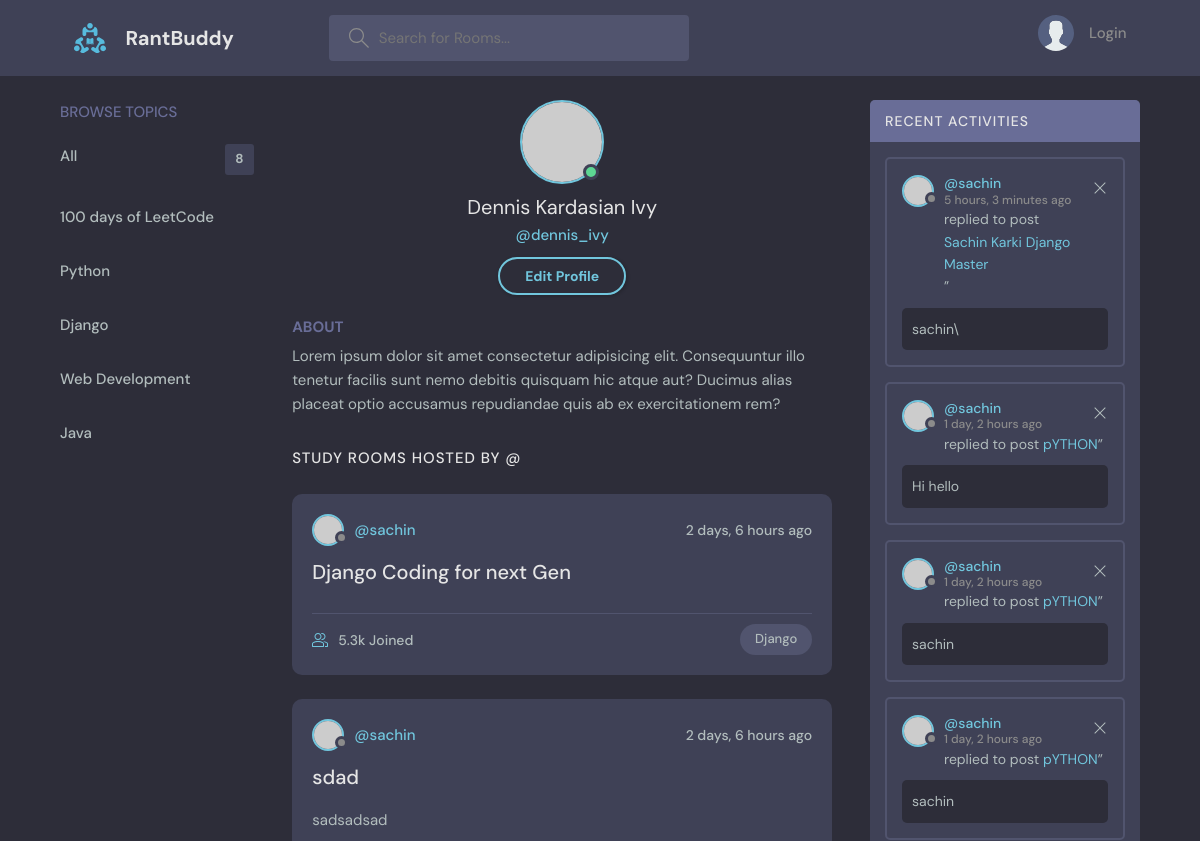
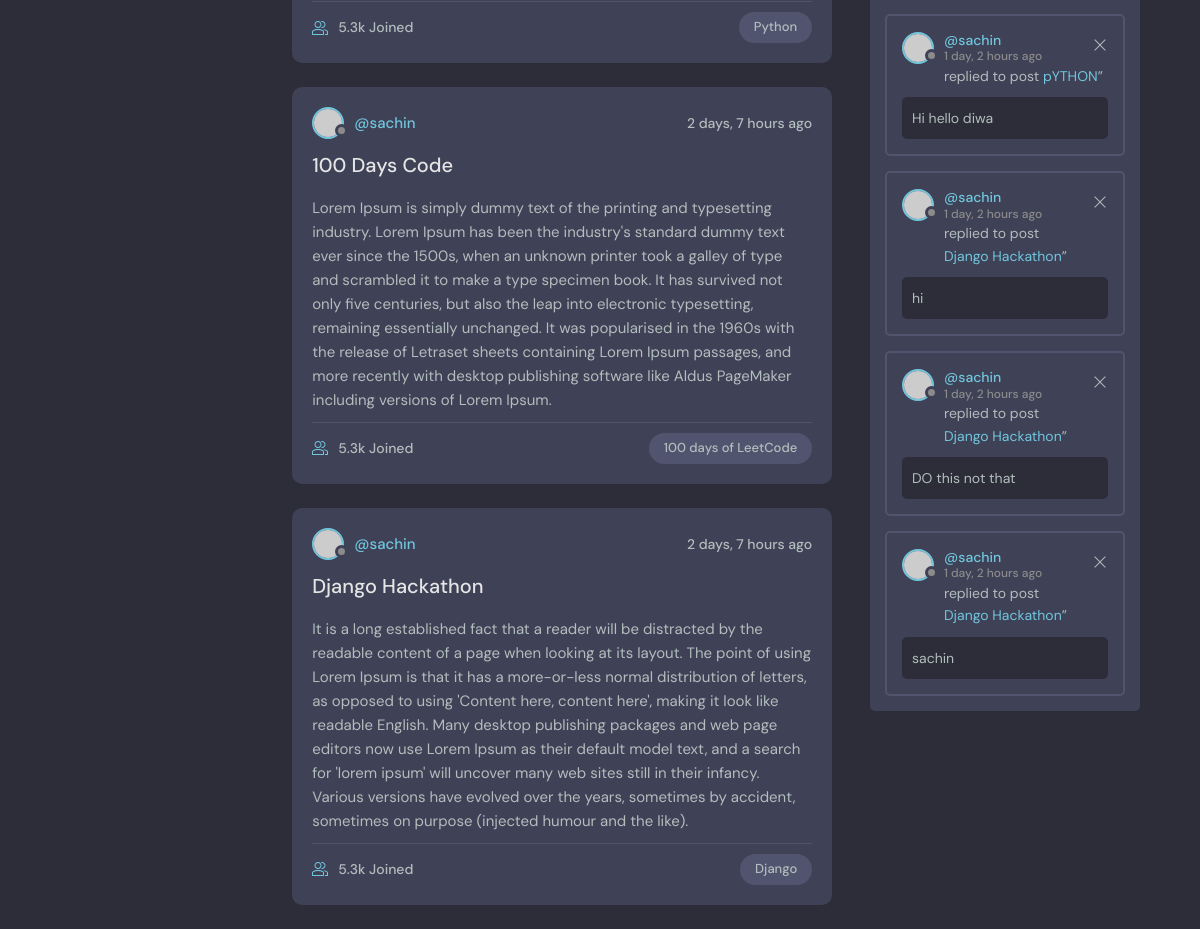
The page /user/1 on the database as committed earlier (2 pictures, top to bottom).
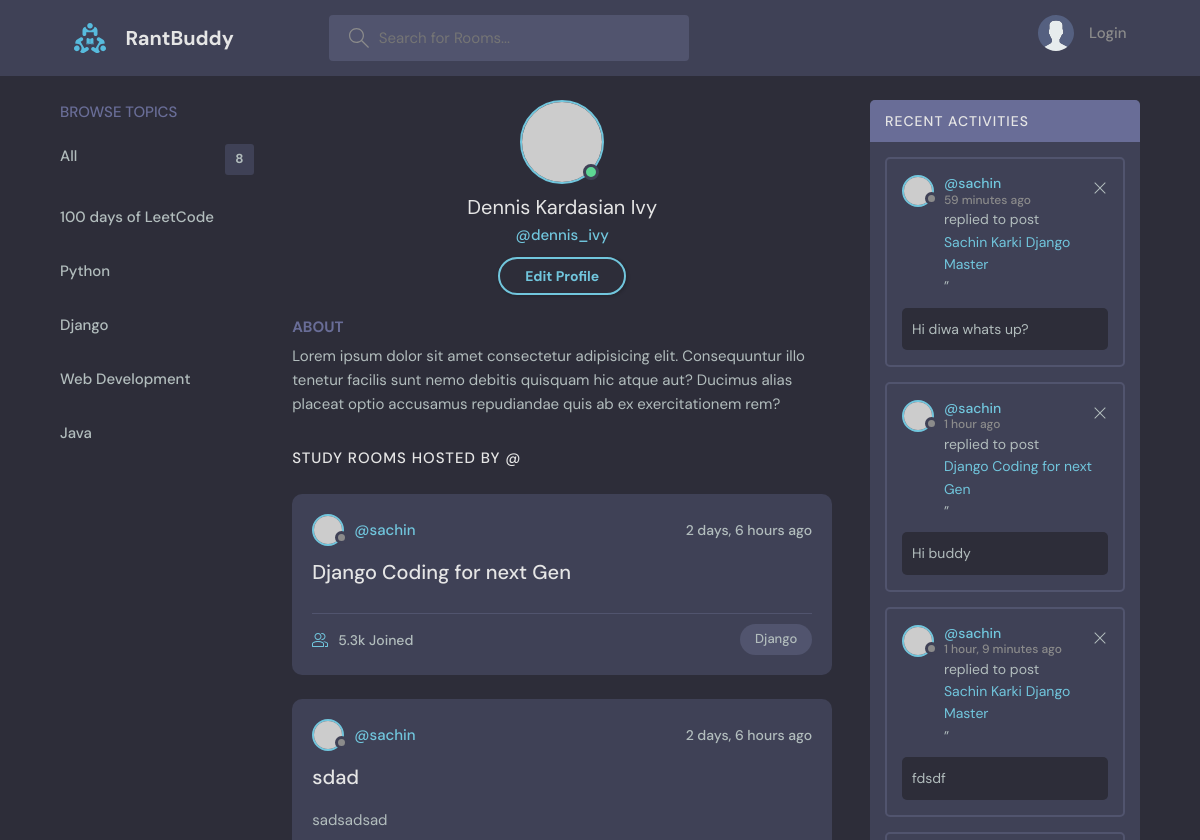
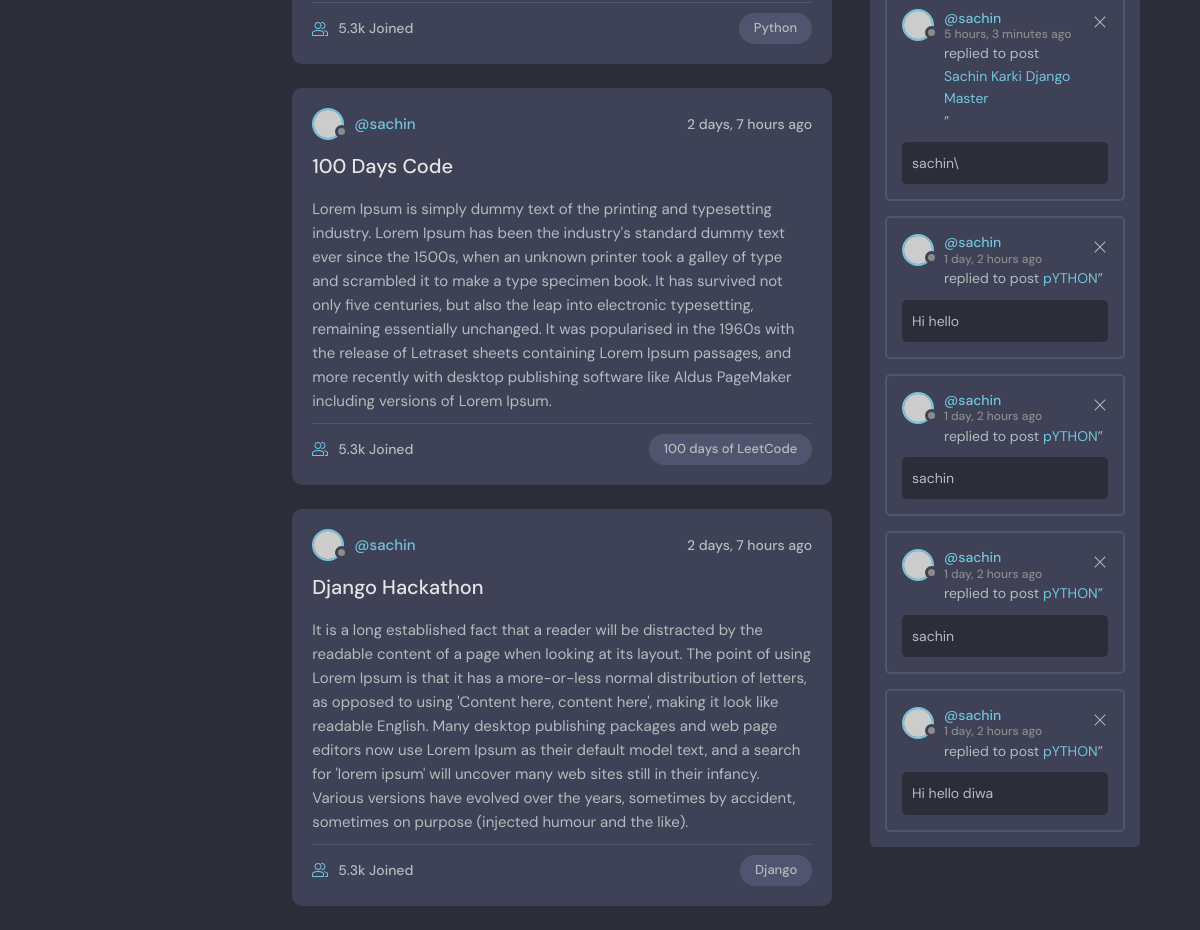
The same page on the database as committed later (2 pictures, top to bottom).
### firstApp/models.py (models this page shows, shortened)
class Topic(models.Model):
    name=models.CharField(max_length=200)
    def __str__(self):
        return self.name

class Room(models.Model):
    host=models.ForeignKey(User,on_delete=models.SET_NULL,null=True)
    topic= models.ForeignKey(Topic,on_delete=models.SET_NULL,null=True)
    name=models.CharField(max_length=200)
    description=models.TextField(null=True,blank=True)
    participants=models.ManyToManyField(User,related_name="participants")
    updated = models.DateTimeField(auto_now=True)
    created= models.DateTimeField(auto_now_add=True)
    class Meta:
        ordering=['-updated','-created']
    def __str__(self):
        return self.name

class Message(models.Model):
    user=models.ForeignKey(User, on_delete=models.CASCADE)
    room=models.ForeignKey(Room, on_delete=models.CASCADE, related_name="messages")
    body=models.TextField()
    updated = models.DateTimeField(auto_now=True)
    created= models.DateTimeField(auto_now_add=True)

### firstApp/views.py (the view)
# urls.py: path("user/<str:pk>",user_profile,name="profile"),
def user_profile(request,pk):
    user=User.objects.get(id=pk)
    rooms=Room.objects.filter(host=user)
    room_counts=rooms.count()
    topics=Topic.objects.all()
    messages=Message.objects.filter(user=user).order_by('-created','-updated')[:8]
    context={"rooms":rooms,"topics":topics,"messages":messages,"room_counts":room_counts}
    return render(request,'firstApp/user_profile.html',context=context)

### firstApp/templates/firstApp/user_profile.html
{% extends 'main.html' %}
{% block content %}
<main class="layout layout--3">
      <div class="container">
        {% include 'firstApp/topic_component.html' %}
        <div class="roomList">
            <div class="profile">
              <div class="profile__avatar">
                <div class="avatar avatar--large active">
                  <img src="https://randomuser.me/api/portraits/men/11.jpg" />
                </div>
              </div>
              <div class="profile__info">
                <h3>Dennis Kardasian Ivy</h3>
                <p>@dennis_ivy</p>
                <a href="edit-user.html" class="btn btn--main btn--pill">Edit Profile</a>
              </div>
              <div class="profile__about">
                <h3>About</h3>
                <p>
                  Lorem ipsum dolor sit amet consectetur adipisicing elit. Consequuntur illo tenetur
                  facilis sunt nemo debitis quisquam hic atque aut? Ducimus alias placeat optio
                  accusamus repudiandae quis ab ex exercitationem rem?
                </p>
              </div>
            </div>
            <div class="roomList__header">
              <div>
                <h2>Study Rooms Hosted by @{{room.host.username}}</a>
                </h2>
              </div>
            </div>
            {% include 'firstApp/feed_component.html' %}
          </div>
        {% include 'firstApp/activity_component.html' %}
      </div>
</main>
{% endblock %}

### firstApp/templates/firstApp/topic_component.html
        <div class="topics">
          <div class="topics__header">
            <h2>Browse Topics</h2>
          </div>
          <ul class="topics__list">
            <li>
                <a href="{% url 'home' %}">All <span>8</span></a>
            </li>
            {% for topic in topics %}
            <li>
            <a href="{% url 'home' %}?q={{topic.name}}">{{topic.name}}</a>
            </li>
            {% endfor %}
          </ul>
        </div>

### firstApp/templates/firstApp/feed_component.html (shortened to what this page needs)
<div class="roomList">
{% for room in rooms %}
    <div class="roomListRoom">
      <div class="roomListRoom__header">
        <a href="{% url 'profile' room.host.id %}" class="roomListRoom__author">
          <div class="avatar avatar--small">
            <img src="https://randomuser.me/api/portraits/women/11.jpg" />
          </div>
          <span>@{{room.host.username}}</span>
        </a>
        <div class="roomListRoom__actions">
          <span>{{room.created|timesince}}  ago</span>
        </div>
      </div>
      <div class="roomListRoom__content">
        <a href="{% url 'room' room.id %}">{{ room.name }}</a>
        <p>
          {{room.description}}
        </p>
      </div>
      <div class="roomListRoom__meta">
        <a href="room.html" class="roomListRoom__joined">
          5.3k Joined
        </a>
        <p class="roomListRoom__topic">{{room.topic.name}}</p>
      </div>
    </div>
{% endfor %}
  </div>

### firstApp/templates/firstApp/activity_component.html
<div class="activities">
    <div class="activities__header">
      <h2>Recent Activities</h2>
    </div>
    {% for message in messages %}
    <div class="activities__box">
      <div class="activities__boxHeader roomListRoom__header">
        <a href="{% url 'profile' message.user.id  %}" class="roomListRoom__author">
          <div class="avatar avatar--small">
            <img src="https://randomuser.me/api/portraits/women/11.jpg" />
          </div>
          <p>
            @{{message.user.username}}
            <span>{{message.created|timesince}} ago</span>
          </p>
        </a>
        <div class="roomListRoom__actions">
          <a href="#">
            <svg version="1.1" xmlns="http://www.w3.org/2000/svg" width="32" height="32" viewBox="0 0 32 32">
              <title>remove</title>
              <path
                d="M27.314 6.019l-1.333-1.333-9.98 9.981-9.981-9.981-1.333 1.333 9.981 9.981-9.981 9.98 1.333 1.333 9.981-9.98 9.98 9.98 1.333-1.333-9.98-9.98 9.98-9.981z"
              ></path>
            </svg>
          </a>
        </div>
      </div>
      <div class="activities__boxContent">
        <p>replied to post <a href="{% url 'room' message.room.id %}">{{message.room}}</a>”</p>
        <div class="activities__boxRoomContent">
            {{message.body}}
        </div>
      </div>
    </div>
    {% endfor %}
  </div>

Rows that differ between the two databases and show on the page:
no longer on this page (row unchanged): Message: user.username "sachin", created "1 day, 2 hours", room "Django Hackathon", body "hi"
no longer on this page (row unchanged): Message: user.username "sachin", created "1 day, 2 hours", room "Django Hackathon", body "DO this not that"
no longer on this page (row unchanged): Message: user.username "sachin", created "1 day, 2 hours", room "Django Hackathon", body "sachin"
added Message: user.username "sachin", created "59 minutes", room "Sachin Karki Django Master", body "Hi diwa whats up?"
added Message: user.username "sachin", created "1 hour", room "Django Coding for next Gen", body "Hi buddy"
added Message: user.username "sachin", created "1 hour, 9 minutes", room "Sachin Karki Django Master", body "fdsdf"
